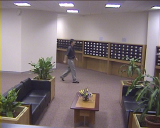
%> input picture code/applications/Lobby/SwitchLight2260.bmp, 160 x 128 px
$ octave image_test.m   (GNU Octave 9; MATLAB toolbox functions it lacks are replaced by stand-ins)
%> lines starting %> are read from the running program, lines starting %| are printed output that depends on the picture
### code/applications/image_rpca.m
function [image_lr image_sp] = image_rpca(image_array)

[m_img n_img num_img ] = size(image_array);

I = reshape(image_array, [m_img*n_img num_img]);

mean_I = repmat(mean(I, 2), 1, num_img);
num_bigger = (sum((I - mean_I)>0, 2));
offset = -10*(num_bigger > num_img/2);
offset = repmat(offset, 1, num_img);

% [9 lines of commented-out code are left out]

I = I + offset;

[m n] = size(I);
lambda = 1.5*1/sqrt(max(m, n));

[L_est S_est] = inexact_alm_rpca(I, lambda);
% [L_est S_est] = BLWS_ialm_rpca(I, lambda);
% [S_est, L_est] = robustpcarankonev4(m,n, I);

L_est = L_est - offset;


image_lr = reshape(L_est , [m_img, n_img, num_img]);
image_sp = reshape(S_est , [m_img, n_img, num_img]);

end

### code/RPCA_algorithms/inexact_alm_rpca.m
function [A_hat E_hat iter] = inexact_alm_rpca(D, lambda, tol, maxIter)

% Oct 2009
% This matlab code implements the inexact augmented Lagrange multiplier
% method for Robust PCA.
%
% D - m x n matrix of observations/data (required input)
%
% lambda - weight on sparse error term in the cost function
%
% tol - tolerance for stopping criterion.
%     - DEFAULT 1e-7 if omitted or -1.
%
% maxIter - maximum number of iterations
%         - DEFAULT 1000, if omitted or -1.
%
% Initialize A,E,Y,u
% while ~converged
%   minimize (inexactly, update A and E only once)
%     L(A,E,Y,u) = |A|_* + lambda * |E|_1 + <Y,D-A-E> + mu/2 * |D-A-E|_F^2;
%   Y = Y + \mu * (D - A - E);
%   \mu = \rho * \mu;
% end
%
% Minming Chen, October 2009. Questions? v-minmch@microsoft.com ;
% Arvind Ganesh (abalasu2@illinois.edu)
%
% Copyright: Perception and Decision Laboratory, University of Illinois, Urbana-Champaign
%            Microsoft Research Asia, Beijing

%addpath PROPACK;

[m n] = size(D);

if nargin < 2
    lambda = 1 / sqrt(m);
end

if nargin < 3
    tol = 1e-7;
elseif tol == -1
    tol = 1e-7;
end

if nargin < 4
    maxIter = 1000;
elseif maxIter == -1
    maxIter = 1000;
end

% initialize
Y = D;
norm_two = lansvd(Y, 1, 'L');
norm_inf = norm( Y(:), inf) / lambda;
dual_norm = max(norm_two, norm_inf);
Y = Y / dual_norm;

A_hat = zeros( m, n);
E_hat = zeros( m, n);
mu = 1.25/norm_two; % this one can be tuned % Max Apr 9: suppressed output
mu_bar = mu * 1e7;  % Max Apr 9: suppressed output
rho = 1.5;          % this one can be tuned % Max Apr 9: suppressed output
d_norm = norm(D, 'fro');

iter = 0;
total_svd = 0;
converged = false;
stopCriterion = 1;
sv = 10;
while ~converged
    iter = iter + 1;

    temp_T = D - A_hat + (1/mu)*Y;
    E_hat = max(temp_T - lambda/mu, 0);
    E_hat = E_hat+min(temp_T + lambda/mu, 0);

    if choosvd(n, sv) == 1
        [U S V] = lansvd(D - E_hat + (1/mu)*Y, sv, 'L');
    else
        [U S V] = svd(D - E_hat + (1/mu)*Y, 'econ');
    end
    diagS = diag(S);
    svp = length(find(diagS > 1/mu));
    if svp < sv
        sv = min(svp + 1, n);
    else
        sv = min(svp + round(0.05*n), n);
    end

    A_hat = U(:, 1:svp) * diag(diagS(1:svp) - 1/mu) * V(:, 1:svp)';

    total_svd = total_svd + 1;

    Z = D - A_hat - E_hat;

    Y = Y + mu*Z;
    mu = min(mu*rho, mu_bar);

    %% stop Criterion
    stopCriterion = norm(Z, 'fro') / d_norm;
    if stopCriterion < tol
        converged = true;
    end


    if mod( total_svd, 10) == 0 % Max Apr 9
        disp(['#svd ' num2str(total_svd) ' r(A) ' num2str(rank(A_hat))...
            ' |E|_0 ' num2str(length(find(abs(E_hat)>0)))...
            ' stopCriterion ' num2str(stopCriterion)]);
    end

    if ~converged && iter >= maxIter
        disp('Maximum iterations reached') ;
        converged = 1 ;
    end
end

### code/applications/image_test.m
close all; clear all; clc;

path(path, '../RPCA_algorithms');
path(path, '../RPCA_algorithms/PROPACK');
path(path, '../RPCA_algorithms/BLWS');

num_img = 5;

image_rgb{1} = imread('Lobby/SwitchLight2260.bmp');
image_rgb{2} = imread('Lobby/SwitchLight2250.bmp');
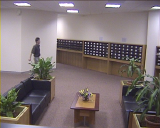
%> input picture code/applications/Lobby/SwitchLight2250.bmp, 160 x 128 px
image_rgb{3} = imread('Lobby/SwitchLight2270.bmp');
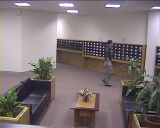
%> input picture code/applications/Lobby/SwitchLight2270.bmp, 160 x 128 px
image_rgb{4} = imread('Lobby/SwitchLight2280.bmp');
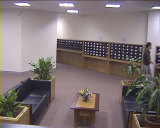
%> input picture code/applications/Lobby/SwitchLight2280.bmp, 160 x 128 px
image_rgb{5} = imread('Lobby/SwitchLight2290.bmp');
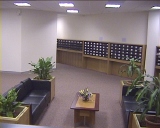
%> input picture code/applications/Lobby/SwitchLight2290.bmp, 160 x 128 px

[m_img n_img n_chanel] = size(image_rgb{1});
%> m_img = 128; n_img = 160; n_chanel = 3

%% for gray scale image
% [20 lines of commented-out code are left out]

%% for rgb image

for i = 1:5
    image_in_r(:, :, i) = im2double(image_rgb{i}(:, :, 1));
    image_in_g(:, :, i) = im2double(image_rgb{i}(:, :, 2));
    image_in_b(:, :, i) = im2double(image_rgb{i}(:, :, 3));
end

tic
[image_r_lr image_r_sp] = image_rpca(image_in_r);
%> in image_rpca, `[m_img n_img num_img ] = size(image_array);`: m_img = 128; n_img = 160; num_img = 5
%> in image_rpca, `[m n] = size(I);`: m = 20480; n = 5
%> in image_rpca, `lambda = 1.5*1/sqrt(max(m, n));`: lambda = 0.0105
%> in inexact_alm_rpca, `[m n] = size(D);`: m = 20480; n = 5
%> the run ends on the next line
